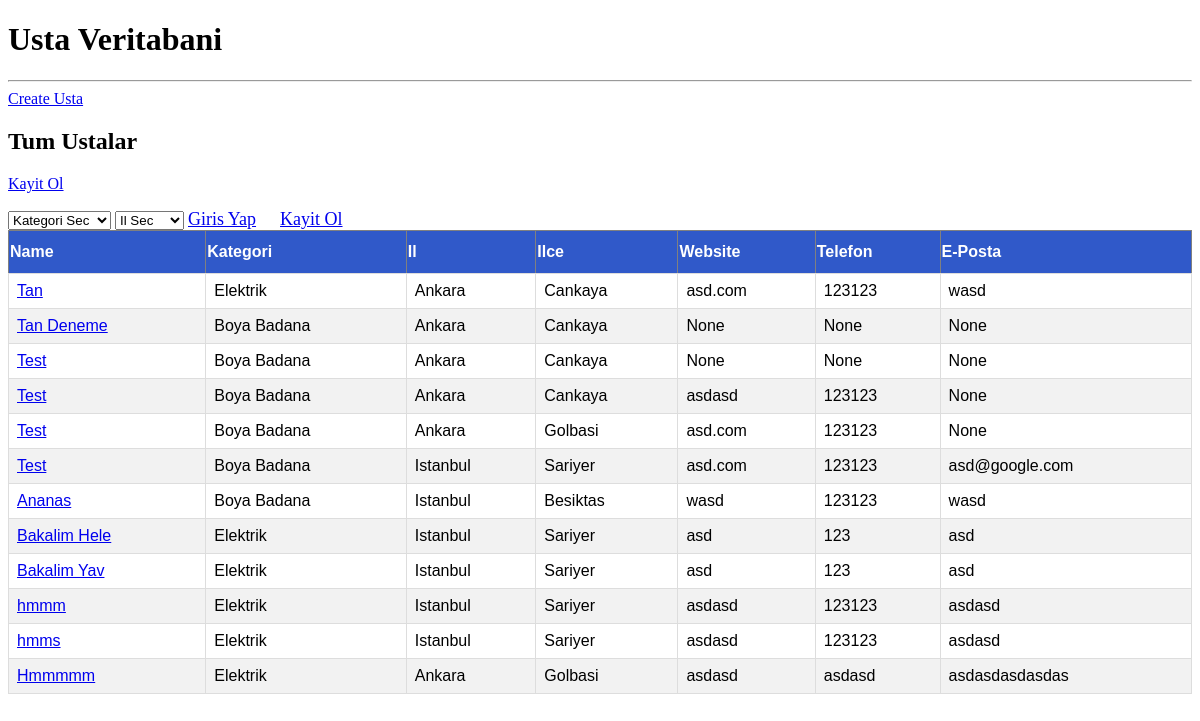
Before: / with the older database file.
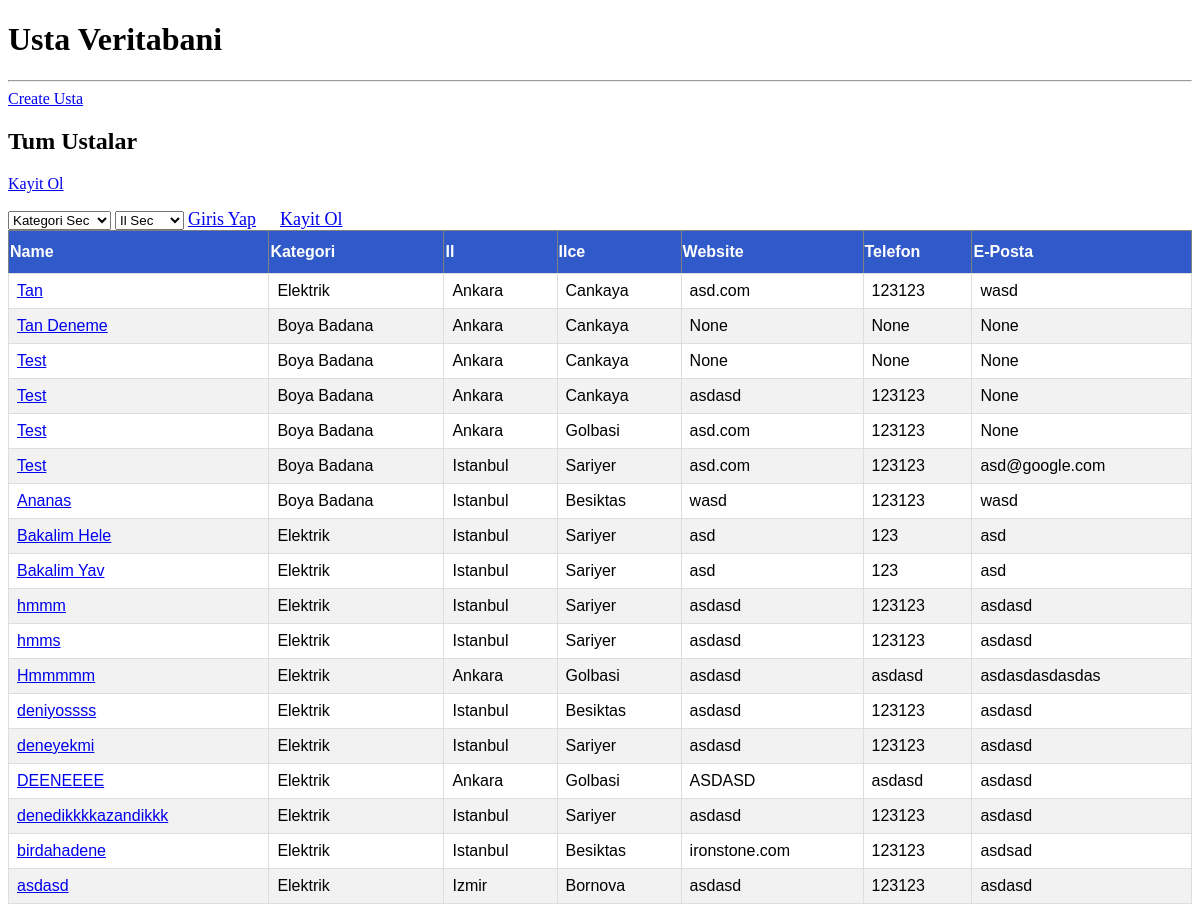
After: the same page with the newer database file.
### user/models.py (models this page shows, shortened)
class Usta(models.Model):
    user =  models.OneToOneField(User, null=True, on_delete=models.CASCADE)
    name = models.CharField(max_length=100)
    category = models.ForeignKey(Category, on_delete=models.SET_NULL, null=True)
    website = models.CharField(max_length=200, null=True)
    email = models.CharField(max_length=200, null=True)
    telefon = models.CharField(max_length=200, null=True)
    desc = models.TextField(max_length=1000, null=True)
    il = models.ForeignKey(Il, on_delete=models.SET_NULL, null=True)
    ilce = models.ForeignKey(Ilce, on_delete=models.SET_NULL, null=True)
    image = models.ImageField(default='ananas.jpg',
                              upload_to='profile_images')

class Category(models.Model):
    name = models.CharField(max_length=30)

class Il(models.Model):
    name = models.CharField(max_length=30)

class Ilce(models.Model):
    il = models.ForeignKey(Il, on_delete=models.CASCADE)
    name = models.CharField(max_length=30)

### user/views.py (the view)
# urls.py: path('', views.ustalist, name="usta"),
def ustalist(request):
    usta = Usta.objects.all()
    return render(request, 'home.html', {'usta': usta})

### user/templates/home.html (shortened to what this page needs)
{% extends 'base.html' %}
{% block content %}
<a class="btn btn-primary  btn-sm btn-block" href="{% url 'create_usta' %}">Create Usta</a>
  <h2>Tum Ustalar</h2>
  <p>
    <a href="{% url 'create_usta' %}">Kayit Ol</a>
  </p>
<select class="cl_category" id="ddlCategory">
  <option value="all">Kategori Sec </option>
</select>
<select class="cl_il" id="ddlIl">
  <option value="all">Il Sec </option>
</select>
{% if not request.user.is_authenticated %}
<span><a class="hello-msg" href="{% url 'login' %}">Giris Yap</a></span>
<span><a class="hello-msg" href="{% url 'register' %}">Kayit Ol</a></span>
{% else %}
<span class="hello-msg"> Merhaba, {{request.user}}</span>
<span><a class="hello-msg" href="{% url 'logout' %}">Cikis Yap</a></span>
{% endif %}
  <table id="table11" border="1">
    <thead>
      <tr>
        <th>Name</th>
        <th>Kategori</th>
        <th>Il</th>
        <th>Ilce</th>
        <th>Website</th>
        <th>Telefon</th>
        <th>E-Posta</th>
      </tr>
    </thead>
    <tbody>
      {% for usta in usta %}
        <tr>
          <td><a href="{% url 'create_usta' %}">{{ usta.name }}</a></td>
          <td>{{ usta.category.name }}</td>
          <td>{{ usta.il.name }}</td>
          <td>{{ usta.ilce.name }}</td>
          <td>{{ usta.website }}</td>
          <td>{{ usta.telefon }}</td>
          <td>{{ usta.email }}</td>
        </tr>
      {% empty %}
        <tr>
          <td colspan="4"> <a href="{% url 'create_usta' %}">Ilk kayit olan siz olun</a>.</td>
        </tr>
      {% endfor %}
    </tbody>
  </table>
{% endblock %}

Changed rows visible on the page:
added Usta: name "deniyossss", category.name "Elektrik", il.name "Istanbul", ilce.name "Besiktas", website "asdasd", telefon "123123", email "asdasd"
added Usta: name "deneyekmi", category.name "Elektrik", il.name "Istanbul", ilce.name "Sariyer", website "asdasd", telefon "123123", email "asdasd"
added Usta: name "DEENEEEE", category.name "Elektrik", il.name "Ankara", ilce.name "Golbasi", website "ASDASD", telefon "asdasd", email "asdasd"
added Usta: name "denedikkkkazandikkk", category.name "Elektrik", il.name "Istanbul", ilce.name "Sariyer", website "asdasd", telefon "123123", email "asdasd"
added Usta: name "birdahadene", category.name "Elektrik", il.name "Istanbul", ilce.name "Besiktas", website "ironstone.com", telefon "123123", email "asdsad"
added Usta: name "asdasd", category.name "Elektrik", il.name "Izmir", ilce.name "Bornova", website "asdasd", telefon "123123", email "asdasd"
